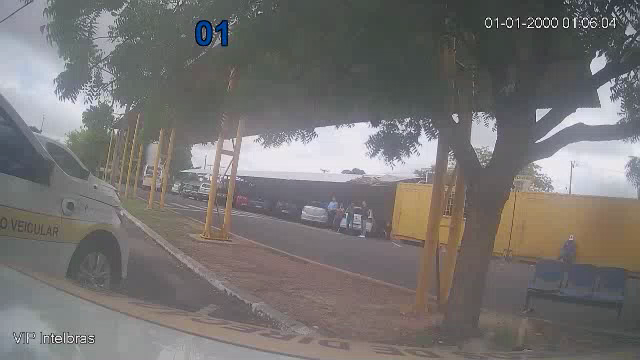
#> input picture sinalizacao/circuitos/circuito-vid2-vid3/vid3/01_vid3_t00-00_frontal_raw.png, 640 x 360 px
$ python -i keyframe_detector.py   (imports and definitions only)
#> lines starting #> are read from the running program, lines starting #| are printed output that depends on the picture
"""
Keyframe Detector — filtra frames que merecem análise do VLM.

Usa heurísticas baratas em CPU:
  - Mudança de cena (diff de histograma)
  - Movimento brusco (optical flow magnitude)
  - Anomalia de iluminação
  - Amostragem regular obrigatória

Limitação conhecida: em cenas de pouco movimento (pátio de manobras),
pode perder eventos. Solução nos detectores específicos (road_text, etc.)
"""

from dataclasses import dataclass
from enum import StrEnum

import cv2
import numpy as np


class KeyframeReason(StrEnum):
    SCENE_CHANGE = "scene_change"
    HIGH_MOTION = "high_motion"
    AUDIO_PEAK = "audio_peak"
    LIGHTING_ANOMALY = "lighting_anomaly"
    SCHEDULED = "scheduled"


@dataclass
class Keyframe:
    timestamp_s: float
    frame_idx: int
    score: float
    reasons: list[KeyframeReason]
    camera_hint: str | None = None


class KeyframeDetector:
    def __init__(
        self,
        scene_threshold: float = 0.35,
        motion_threshold: float = 2.5,
        min_interval_s: float = 2.0,
        scheduled_every_s: float = 3.0,  # baixado de 10s após feedback real
    ):
        self.scene_threshold = scene_threshold
        self.motion_threshold = motion_threshold
        self.min_interval_s = min_interval_s
        self.scheduled_every_s = scheduled_every_s

    @staticmethod
    def _histogram(gray: np.ndarray) -> np.ndarray:
        hist = cv2.calcHist([gray], [0], None, [64], [0, 256])
        cv2.normalize(hist, hist)
        return hist

    @staticmethod
    def _optical_flow_magnitude(prev_gray: np.ndarray, curr_gray: np.ndarray) -> float:
        flow = cv2.calcOpticalFlowFarneback(
            prev_gray,
            curr_gray,
            None,
            pyr_scale=0.5,
            levels=2,
            winsize=15,
            iterations=2,
            poly_n=5,
            poly_sigma=1.1,
            flags=0,
        )
        mag, _ = cv2.cartToPolar(flow[..., 0], flow[..., 1])
        return float(mag.mean())

    def detect(self, grid_frames: list) -> list[Keyframe]:
        if len(grid_frames) < 2:
            return []

        keyframes: list[Keyframe] = []
        last_kept_ts = -float("inf")
        last_scheduled_ts = -float("inf")
        prev_gray_by_cam: dict[str, np.ndarray] = {}
        prev_hist_by_cam: dict[str, np.ndarray] = {}

        for gf in grid_frames:
            cameras = {
                "frontal": gf.frontal,
                "lateral_direita": gf.lateral_direita,
                "interna": gf.interna,
                "traseira_esq": gf.traseira_esq,
            }
            frame_reasons: list[KeyframeReason] = []
            frame_score = 0.0
            strongest_camera: str | None = None

            for cam_name, img in cameras.items():
                gray = cv2.cvtColor(img, cv2.COLOR_BGR2GRAY)
                hist = self._histogram(gray)

                if cam_name in prev_gray_by_cam:
                    corr = cv2.compareHist(prev_hist_by_cam[cam_name], hist, cv2.HISTCMP_CORREL)
                    if corr < self.scene_threshold:
                        frame_reasons.append(KeyframeReason.SCENE_CHANGE)
                        s = 1.0 - corr
                        if s > frame_score:
                            frame_score = s
                            strongest_camera = cam_name

                    small_prev = cv2.resize(prev_gray_by_cam[cam_name], (160, 90))
                    small_curr = cv2.resize(gray, (160, 90))
                    mag = self._optical_flow_magnitude(small_prev, small_curr)
                    if mag > self.motion_threshold:
                        frame_reasons.append(KeyframeReason.HIGH_MOTION)
                        s = min(1.0, mag / 10.0)
                        if s > frame_score:
                            frame_score = s
                            strongest_camera = cam_name

                    mean_lum = gray.mean()
                    prev_lum = prev_gray_by_cam[cam_name].mean()
                    if abs(mean_lum - prev_lum) > 60:
                        frame_reasons.append(KeyframeReason.LIGHTING_ANOMALY)

                prev_gray_by_cam[cam_name] = gray
                prev_hist_by_cam[cam_name] = hist

            if gf.timestamp_s - last_scheduled_ts >= self.scheduled_every_s:
                if not frame_reasons:
                    frame_reasons.append(KeyframeReason.SCHEDULED)
                    frame_score = max(frame_score, 0.2)
                last_scheduled_ts = gf.timestamp_s

            if frame_reasons and (gf.timestamp_s - last_kept_ts) >= self.min_interval_s:
                keyframes.append(
                    Keyframe(
                        timestamp_s=gf.timestamp_s,
                        frame_idx=gf.frame_idx,
                        score=round(frame_score, 3),
                        reasons=list(set(frame_reasons)),
                        camera_hint=strongest_camera,
                    )
                )
                last_kept_ts = gf.timestamp_s

        return keyframes

>>> import cv2
>>> picture = cv2.imread('../../sinalizacao/circuitos/circuito-vid2-vid3/vid3/01_vid3_t00-00_frontal_raw.png', cv2.IMREAD_GRAYSCALE)
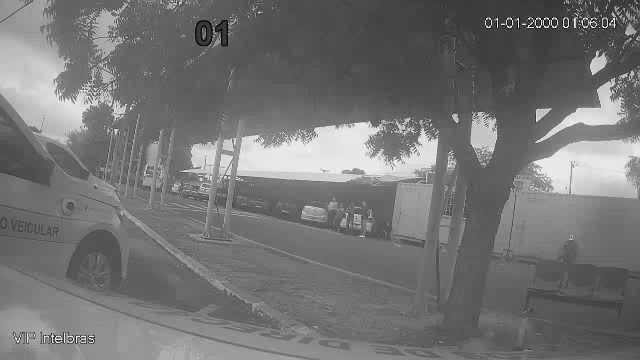
#> picture: shape (360, 640); min 0, max 247, mean 115.9
>>> result = KeyframeDetector().detect(picture)
#> the loop in detect, `for gf in grid_frames:` made 1 pass
#> after the loop in detect, `for gf in grid_frames:`: keyframes = []; last_kept_ts = -inf; prev_gray_by_cam = 0 items
#> (the run stopped early here; a loop or call above may not have finished)

$ run again, on sinalizacao/circuitos/circuito-vid2-vid3/vid3/04_vid3_t00-15_frontal_raw.png
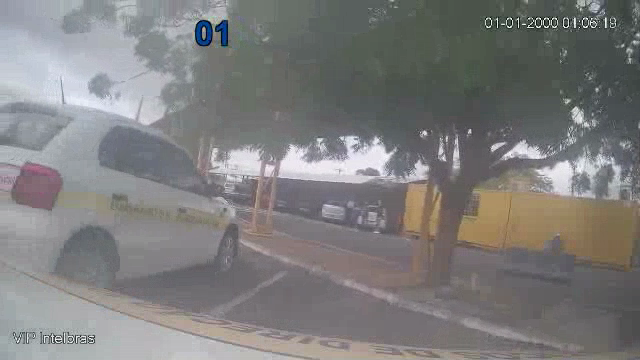
#> input picture sinalizacao/circuitos/circuito-vid2-vid3/vid3/04_vid3_t00-15_frontal_raw.png, 640 x 360 px
#> `picture = cv2.imread('../../sinalizacao/circuitos/circuito-vid2-vid3/v..`:
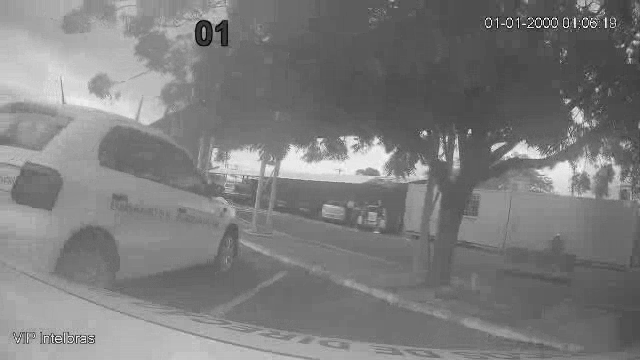
#> picture: shape (360, 640); min 1, max 254, mean 125.3
#> the loop in detect, `for gf in grid_frames:` made 1 pass
#> after the loop in detect, `for gf in grid_frames:`: keyframes = []; last_kept_ts = -inf; prev_gray_by_cam = 0 items
